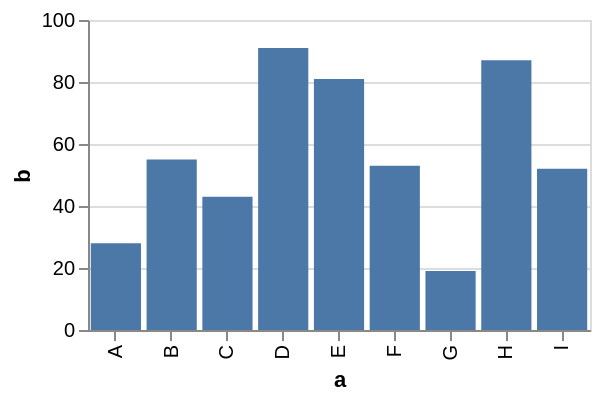

Source (Vega-Lite JSON):
### Vega specification from a JSON file in a GitHub repository (floating-point values rounded to 4 significant figures)
{"$schema": "https://vega.github.io/schema/vega/v5.json", "description": "A simple bar chart with embedded data that fits exactly into 300px width.", "autosize": {"type": "fit", "contains": "padding"}, "background": "white", "padding": 5, "width": 300, "height": 200, "style": "cell", "data": [{"name": "source_0", "values": [{"a": "A", "b": 28}, {"a": "B", "b": 55}, {"a": "C", "b": 43}, {"a": "D", "b": 91}, {"a": "E", "b": 81}, {"a": "F", "b": 53}, {"a": "G", "b": 19}, {"a": "H", "b": 87}, {"a": "I", "b": 52}]}, {"name": "data_0", "source": "source_0", "transform": [{"type": "filter", "expr": "isValid(datum[\"b\"]) && isFinite(+datum[\"b\"])"}]}], "marks": [{"name": "marks", "type": "rect", "style": ["bar"], "from": {"data": "data_0"}, "encode": {"update": {"fill": {"value": "#4c78a8"}, "x": {"scale": "x", "field": "a"}, "width": {"scale": "x", "band": true}, "y": {"scale": "y", "field": "b"}, "y2": {"scale": "y", "value": 0}}}}], "scales": [{"name": "x", "type": "band", "domain": {"data": "data_0", "field": "a", "sort": true}, "range": [0, {"signal": "width"}], "paddingInner": 0.1, "paddingOuter": 0.05}, {"name": "y", "type": "linear", "domain": {"data": "data_0", "field": "b"}, "range": [{"signal": "height"}, 0], "nice": true, "zero": true}], "axes": [{"scale": "y", "orient": "left", "grid": true, "tickCount": {"signal": "ceil(height/40)"}, "domain": false, "labels": false, "maxExtent": 0, "minExtent": 0, "ticks": false, "zindex": 0}, {"scale": "x", "orient": "bottom", "grid": false, "title": "a", "labelAlign": "right", "labelAngle": 270, "labelBaseline": "middle", "labelOverlap": true, "zindex": 0}, {"scale": "y", "orient": "left", "grid": false, "title": "b", "labelOverlap": true, "tickCount": {"signal": "ceil(height/40)"}, "zindex": 0}]}
